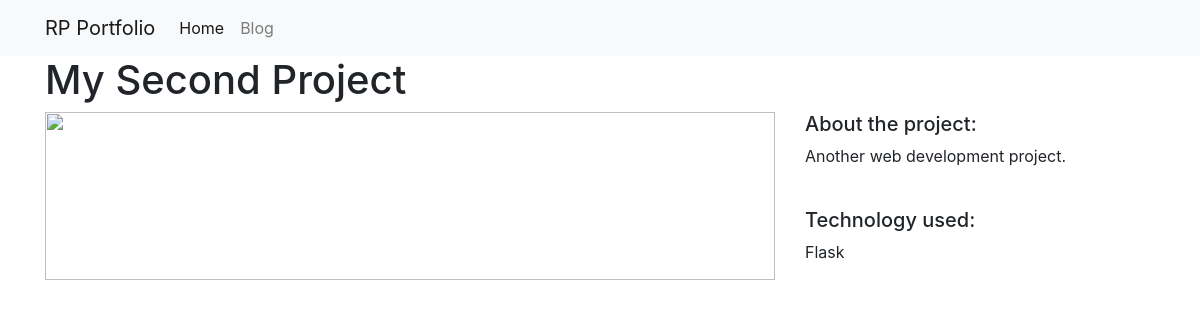
The app's page /projects/2/ with its own data.
### projects/models.py (models this page shows, shortened)
class Project(models.Model):
    title = models.CharField(max_length=100)
    description = models.TextField()
    technology = models.CharField(max_length=20)
    image = models.ImageField()

### projects/views.py (the view)
# urls.py: path("<int:pk>/", views.project_detail, name="project_detail"),
def project_detail(request, pk):
    project = Project.objects.get(pk=pk)
    context = {"project": project}
    return render(request, "project_detail.html", context)

### projects/templates/project_detail.html
{% extends "base.html" %}
{% load static %}
{% block page_content %}
<h1>{{ project.title }}</h1>
<div class="row">
    <div class="col-md-8">
        <img src="{ project.image.url }" alt="" width="100%">
    </div>
    <div class="col-md-4">
        <h5>About the project:</h5>
        <p>{{ project.description }}</p>
        <br>
        <h5>Technology used:</h5>
        <p>{{ project.technology }}</p>
    </div>
</div>
{% endblock %}

### records on screen
Project: title "My Second Project", description "Another web development project.", technology "Flask"
